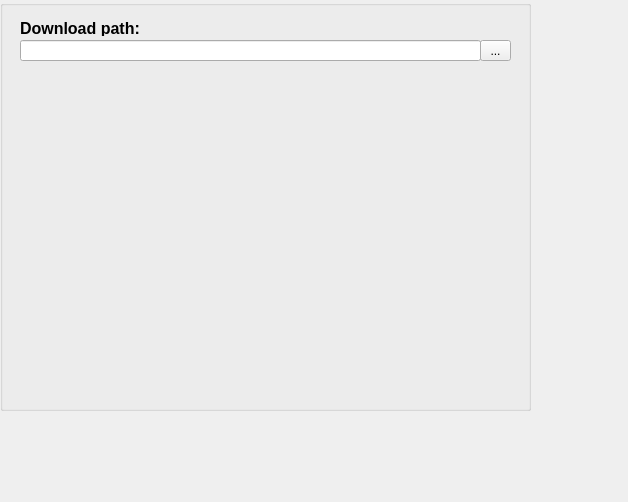
<?xml version="1.0" encoding="UTF-8"?>
<ui version="4.0">
 <class>Form</class>
 <widget class="QWidget" name="Form">
  <property name="geometry">
   <rect>
    <x>0</x>
    <y>0</y>
    <width>628</width>
    <height>502</height>
   </rect>
  </property>
  <property name="windowTitle">
   <string>Form</string>
  </property>
  <widget class="QGroupBox" name="groupBox">
   <property name="geometry">
    <rect>
     <x>0</x>
     <y>0</y>
     <width>531</width>
     <height>411</height>
    </rect>
   </property>
   <property name="title">
    <string/>
   </property>
   <widget class="QToolButton" name="choose_folder_button">
    <property name="geometry">
     <rect>
      <x>480</x>
      <y>40</y>
      <width>31</width>
      <height>21</height>
     </rect>
    </property>
    <property name="text">
     <string>...</string>
    </property>
    <property name="popupMode">
     <enum>QToolButton::InstantPopup</enum>
    </property>
    <property name="toolButtonStyle">
     <enum>Qt::ToolButtonIconOnly</enum>
    </property>
   </widget>
   <widget class="QLineEdit" name="folder_path">
    <property name="geometry">
     <rect>
      <x>20</x>
      <y>40</y>
      <width>461</width>
      <height>21</height>
     </rect>
    </property>
   </widget>
   <widget class="QLabel" name="label">
    <property name="geometry">
     <rect>
      <x>20</x>
      <y>20</y>
      <width>161</width>
      <height>16</height>
     </rect>
    </property>
    <property name="font">
     <font>
      <pointsize>12</pointsize>
      <weight>75</weight>
      <bold>true</bold>
     </font>
    </property>
    <property name="text">
     <string>Download path:</string>
    </property>
   </widget>
  </widget>
 </widget>
 <resources/>
 <connections/>
</ui>
